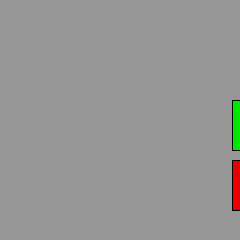
Frame 1 (no input)
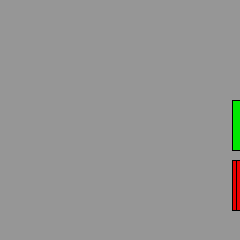
Frame 60 (the mouse pressed at the canvas centre just before this capture)
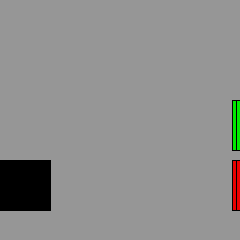
Frame 120 (the mouse held since frame 60 and released just before this capture)

The Processing sketch that drew these frames (run headless with seeded random() and noise(); from frame 60 on, the mouse is pressed at the canvas centre):

// Processing sketch: project_4
// ── project_4.pde
void setup() {
	size(240,240);
	background(150);
}

int i = 1; 

void draw() {
	// Box that moves every second
	fill( second() * 4, 0, 0 );
	rect( second() * 4, 160,50,50);

	// Box that moves every minute
	fill( 0, minute() * 4, 0 );
	rect( minute() * 4, 100,50,50);



	if ( i == 1 ) {

		print( "The number of seconds is " + second() + "\n" );
		print( "The number of minutes is " + minute() + "\n" );

	}

	print(i + "\n");

	i++;

	if ( i == 60 ) {
		i = 1;
	}

	// Box that moves every hours

}
